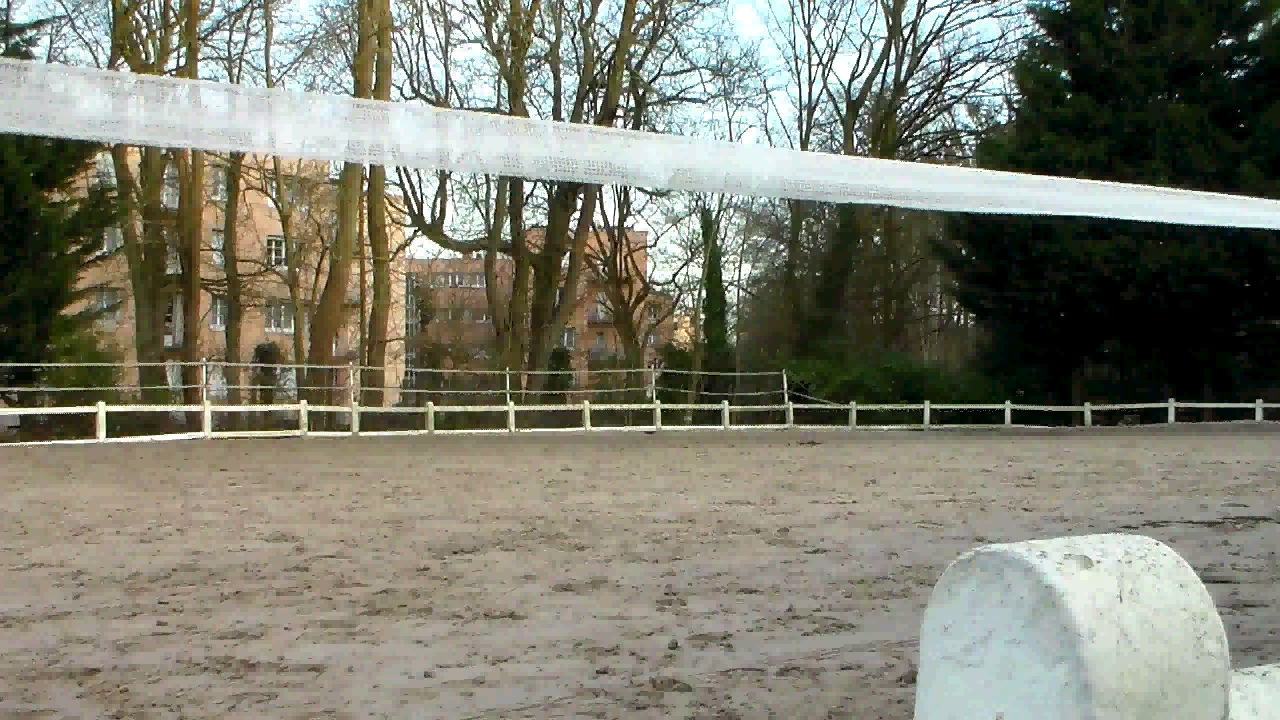
#> input picture frame 12 of video/base9.avi, 1280 x 720 px
$ python processings.py   (Python 2 division)   (older library calls are emulated)
#> lines starting #> are read from the running program, lines starting #| are printed output that depends on the picture; after the words box and inside, x2 and y2 are one past the last pixel; in counts of white or black regions, pixels touching at a corner belong together; long printed decimals are rounded
### horseTracking.py
#-*- coding:utf-8 -*-

"""
Ce module a pour but de détecter et tracker le centre de gravité du cheval et du cavalier en mouvement. Le principe utilisé est celui de la soustraction d'images succéssives (les pixels qui ont été modifiés entre deux images fixes successives ont une forte probabilité d'appartenir au cheval en mouvement) . On soustrait ainsi à chaque étape l'image n° [i+nb_image] par l'image n° [i] de la vidéo. Le paramètre nb_image permet ainsi d'augmenter ou de diminuer la distance effectuée par le cheval entre deux images traitées, et donc de détecter le mouvement plus ou moins facilement. (Plus nb_image est grand, plus le cheval s'est déplacé et donc plus sa détection est facile. Cependant, si nb_image est trop grand, le mouvement détecté n'est alors plus précis.-

Différents traitements sont ensuite appliqués (filtre Blur, morphologies mathématiques -ouverture et gradient-, seuillage...) pour diminuer le bruit de l'image obtenue précédemment. Des fonctions de la bibliothèque scipy permettent notamment d'isoler la plus grosse composante connexe de l'image et d'en détecter le centre de gravité à chaque instant.
"""

import cv2
import cv2.cv as cv
import numpy as np
import processings as pr
from scipy import ndimage
import math
import time


varBlur=33	    # Intensité de la fonction blur
minThreshold=15     # Valeur min du threshold
maxThreshold=255    # Valeur max du threshold
kerOpen=21          # Intensité de l'ouverture morphologique
kerGradient=6       # Intensité du gradient morphologique

"""Variables globales utilisées pour le tracking"""
"""
varBlur=48	    # Intensité de la fonction blur
minThreshold=21     # Valeur min du threshold
maxThreshold=255    # Valeur max du threshold
kerOpen=33          # Intensité de l'ouverture morphologique
kerGradient=6       # Intensité du gradient morphologique
"""

"""Définition de la classe HorseTracking"""

class HorseTracking(object):

    def __init__(self, video, nb_image, process_ratio):
        """Initialisation de la capture, du stockage des premières images et des premiers traitements"""
#> called with video = 'video/base9.avi', nb_image = 3, process_ratio = 2

        self.process_ratio=process_ratio
        self.nb_image=nb_image

        # Initialisation de la capture vidéo et de la première frame
        self._capture = cv2.VideoCapture(video)
        if self._capture is None:
            raise Exception("Aucune caméra détectée, ou vidéo introuvable")
        self._frame1 = self.get_frame()
#> the loop in get_frame, `for i in range(self.nb_image):` made 3 passes
#| True
#| True
#| True
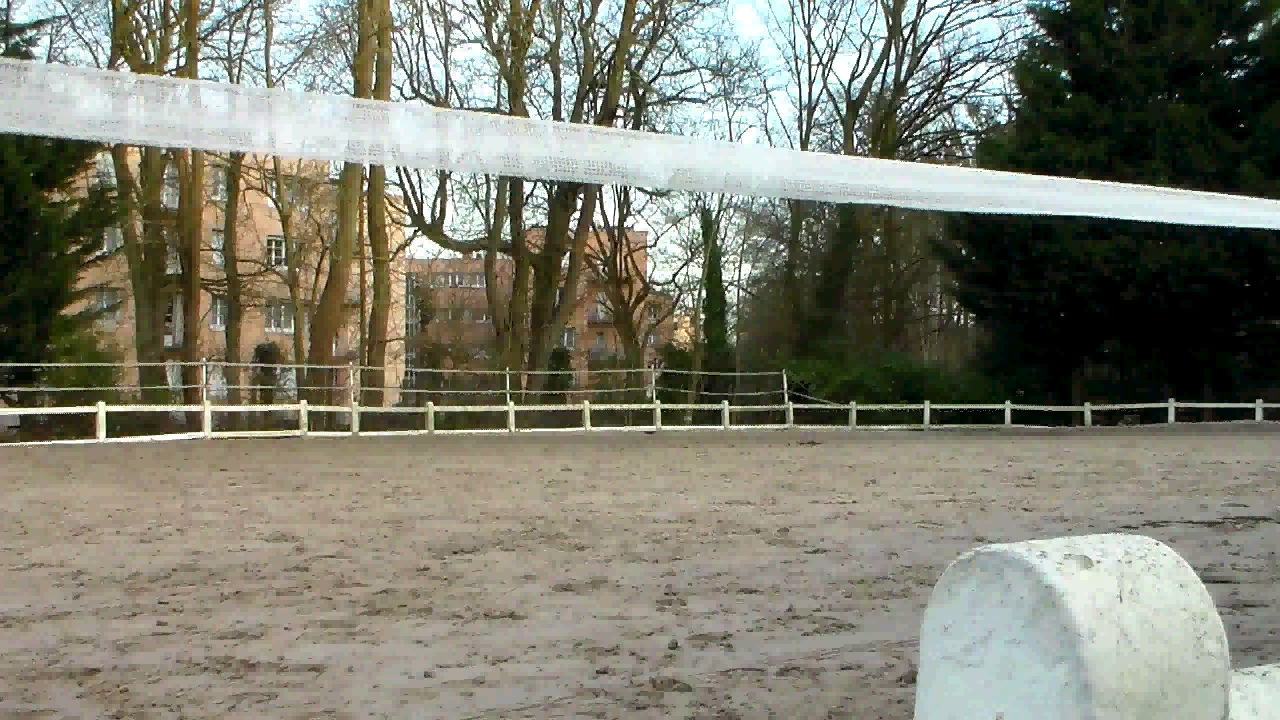
#> input picture frame 12 of video/base9.avi, 1280 x 720 px

        # Initialisation du redimensionnement des images issues de la capture
        self._height = self._frame1.shape[0] / self.process_ratio
        self._width = self._frame1.shape[1] / self.process_ratio
        self._resolution = self._height * self._width

        # Création de l'ensemble des matrices/images utiles pour la suite
        self._last_frame = np.zeros(self._frame1.shape, np.uint8)
        self._frame2_grayscale = np.zeros((self._height, self._width), np.uint8)
        self._frame_resized = np.zeros((self._height, self._width), np.uint8)
        self._diff = np.zeros((self._height, self._width), np.uint8)

        # Redimensionnement et convertissement de la première image de la capture en niveau de gris
        self._frame_resized = cv2.resize(self._frame1, (self._width, self._height))
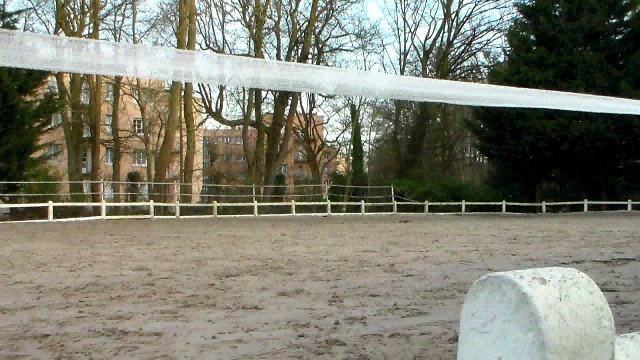
#> self._frame_resized: shape (360, 640, 3); mean B, G, R 112.4, 126.3, 125.9
        self._frame1_grayscale = cv2.cvtColor(self._frame_resized, cv2.COLOR_RGB2GRAY)
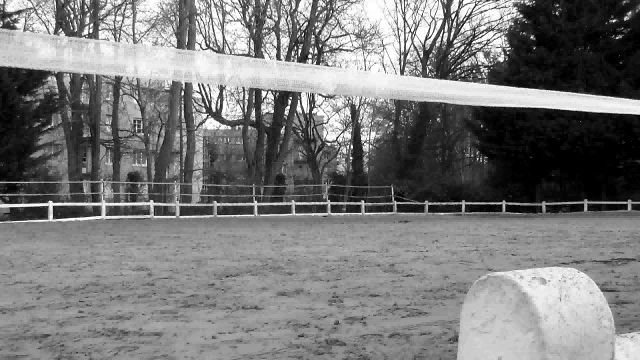
#> self._frame1_grayscale: shape (360, 640); min 0, max 255, mean 122.1


    def get_frame(self):
        """Retourne la dernière frame capturée en prenant en compte le nombre d'image nb_image sautée à chaque appel de la fonction"""

        for i in range(self.nb_image):
            ret, frame = self._capture.read()
            print ret
        return frame


    def run(self):
        """Retourne la dernière frame capturée en prenant en compte le nombre d'image nb_image sautée à chaque appel de la fonction"""

        frame = self.get_frame()
#> the loop in get_frame (call 2), `for i in range(self.nb_image):` made 3 passes
#| True
#| True
#| True

        if frame is None:
            return True

        else:

            # Copie de la frame obtenue par get_frame(),redimensionnement et conversion de celle-ci en niveau de gris
            self._last_frame = np.copy(frame)
            self._frame_resized = cv2.resize(frame, (self._width, self._height))
            self._frame2_grayscale = cv2.cvtColor(self._frame_resized, cv2.COLOR_RGB2GRAY)

            # Différence entre les deux dernières frames, et traitement de celle-ci avec filtre Blur et un threshold
            self._diff = cv2.absdiff(self._frame1_grayscale, self._frame2_grayscale)
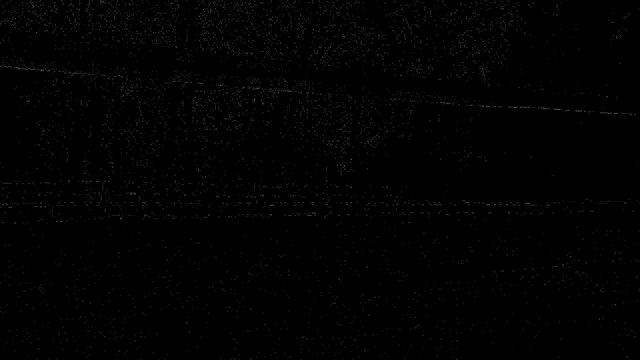
#> self._diff: shape (360, 640); min 0, max 103, mean 1.3
            self._diff = cv2.blur(self._diff, (varBlur,varBlur))
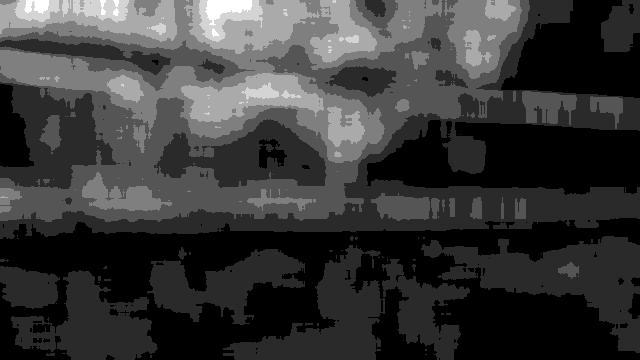
#> self._diff: shape (360, 640); min 0, max 6, mean 1.33; drawn with min black and max white
            _, self._diff = cv2.threshold(self._diff, minThreshold, maxThreshold, cv2.THRESH_BINARY_INV)
#> self._diff: shape (360, 640); every value is 255

            # Stockage de la frame n°2 dans la frame n°1
            self._frame1_grayscale = np.copy(self._frame2_grayscale)

        return False


""" Définition de la fonction main()"""

def main(r,display=False):

    # Initialisation des variables
    cx=0
    cy=0
    liste_cx=[]
    liste_cy=[]
    liste_time=[]
    liste_tailles=[]

    # Initialisation des constantes
    kernelOpen = np.ones((kerOpen,kerOpen),np.uint8)
    kernelGrad = np.ones((kerGradient,kerGradient),np.uint8)
    s=[[1,1,1],[1,1,1],[1,1,1]]
    video=r.video
    nb_image=r.nb_image
    process_ratio=r.process_ratio

    #Création de l'objet HorseTracking, et obtention du fps de la vidéo (frame par seconde = temps entre deux images succéssives)
    capture = HorseTracking(video,nb_image,process_ratio)
    fps = max(1,capture._capture.get(cv2.cv.CV_CAP_PROP_FPS))

    while True:
        debut=time.time()
        if capture.run() ==True:
            break

        # Utilisation de la morphologie mathématique (ouverture et gradient) sur l'image de la différence.
        diffOpened = cv2.morphologyEx(capture._diff, cv2.MORPH_OPEN, kernelOpen)
        diffAfterGradient = cv2.morphologyEx(diffOpened, cv2.MORPH_GRADIENT, kernelGrad)
#> diffAfterGradient: shape (360, 640); every value is 0

        # Utilisation de la bibliothèque Scipy pour déterminer le plus grosse composante connexe.
        lab,nb_objets=ndimage.label(diffAfterGradient,s)
#> lab: shape (360, 640) int32; every value is 0
#> nb_objets = 0
        tailles=ndimage.sum(diffAfterGradient,lab,range(nb_objets+1))
#> tailles = [0]
        masque=tailles<max(tailles)/3   # On écarte toutes les composantes dont l'aire est inférieure à 1/3 de l'aire maximale de l'image précédente.
#> masque = [False]
        trop_petites=masque[lab]
        lab2=lab.copy()
        lab2[trop_petites]=0

        # Calcul du centre de gravité de la plus grosse composante connexe détéctée.
        centroid=ndimage.measurements.center_of_mass(diffAfterGradient,lab2,xrange(1,nb_objets+1))
#> centroid = []
        for i in range(nb_objets):
                if math.isnan(centroid[i][0])==False:
                    cx=centroid[i][1]*capture.process_ratio
                    cy=centroid[i][0]*capture.process_ratio

        # Stockage de toutes les informations utiles dans les listes
        liste_cx.append(cx)
        liste_cy.append(cy)
        liste_tailles.append(max(tailles))

        # Affichage de la vidéo si souhaité.
        if display==True:
            cv2.circle(capture._last_frame,(int(cx),int(cy)),2,(0,0,255),3)

            cv2.imshow('Video de base', capture._last_frame)
            cv2.imshow('Video ant-processing', capture._diff)
            cv2.imshow('Video post-processing', diffAfterGradient)
        fin=time.time()
        temps= fin - debut
        k = cv2.waitKey(int(r.process_ratio*1000/max(fps,1)-temps)) & 0xFF
#> (key Esc is pressed here)
        if k == 27:
            break

    # Desctruction de toutes les fenêtres
    cv2.destroyAllWindows()

    r.x=liste_cx
    r.y=liste_cy
    r.tC=liste_tailles
#> r.tC = [0]
    r.fps=fps
    r.h=capture._frame1.shape[0]
    r.w=capture._frame1.shape[1]


    if display==True:
        print("\n-------------------------")
        print("On est dans horseTracking.py")
        print("cx: ", len(r.x), r.x)
        print("cy: ", len(r.y), r.y)
        print("tailles des composantes: ", len(r.tC), r.tC)
        print("fps: ", r.fps)
        print("h: ", r.h)
        print("w: ", r.w)

    return r


# [6 lines that do not run on import are left out]

### processings.py
#-*- coding:utf-8 -*-

"""
Ce module permet de traiter les données obtenues lors de la partie tracking pour les améliorer et corriger les erreurs. Chaque traitement appliqué à la liste de donnée est documenté au niveau du script de la méthode.
"""

import pylab as p
import numpy as np
import horseTracking as hT
import time


class Resultat(object):
    # [46 lines left out: functions __init__, main, not called in this run]


""" Les différentes méthodes utilisées pour le traitement. """

# [147 lines left out: functions correctionSautImages, correctionPositionInitiale, trajUnidirectionnelle, correctionRegLineaire, correctionPointsImprobables, correctionTracerCourbes and 1 more, not called in this run]


if __name__ == '__main__':
    r = Resultat("video/base9.avi",3)
    r=hT.main(r)
    debut=time.time()
    status = main(r,True)
#> (the run stopped early here; a loop or call above may not have finished)

$ run again, starting later in the video
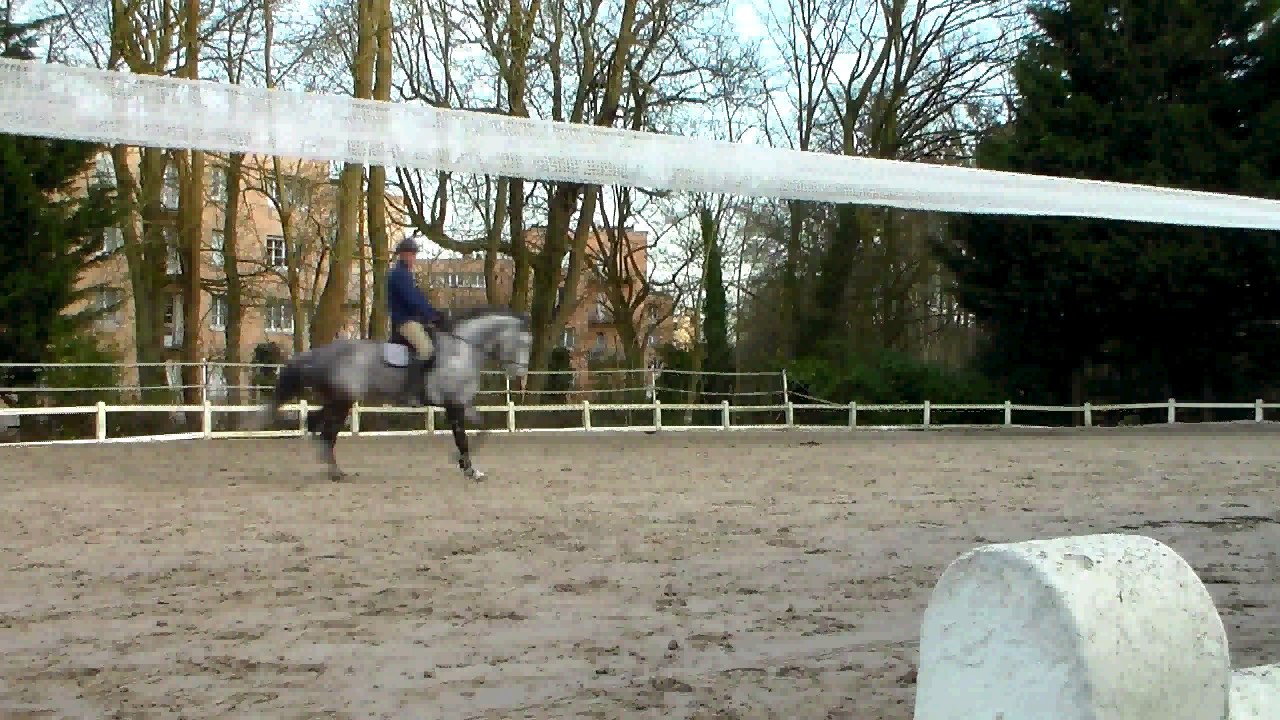
#> input picture frame 54 of video/base9.avi, 1280 x 720 px
#> the loop in get_frame, `for i in range(self.nb_image):` made 3 passes
#| True
#| True
#| True
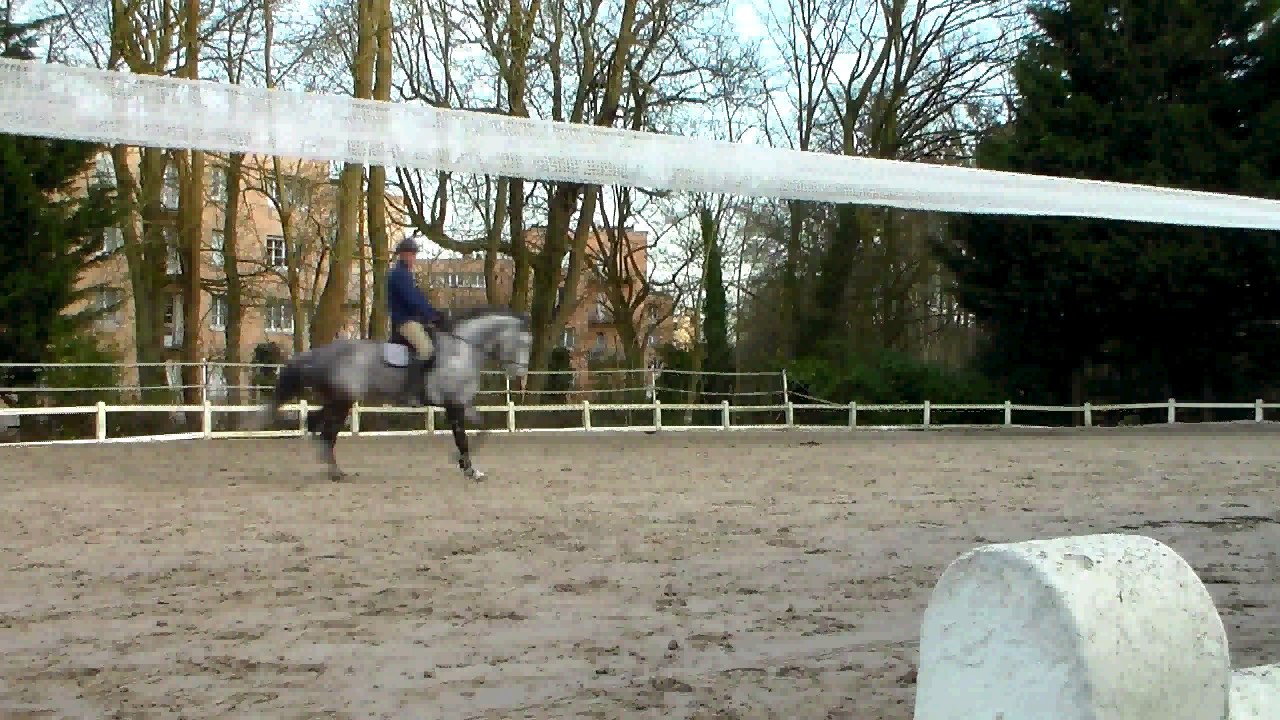
#> input picture frame 54 of video/base9.avi, 1280 x 720 px
#> the loop in get_frame (call 2), `for i in range(self.nb_image):` made 3 passes
#| True
#| True
#| True
#> in run, `_, self._diff = cv2.threshold(self._diff, minThreshold, maxThreshold, ..`:
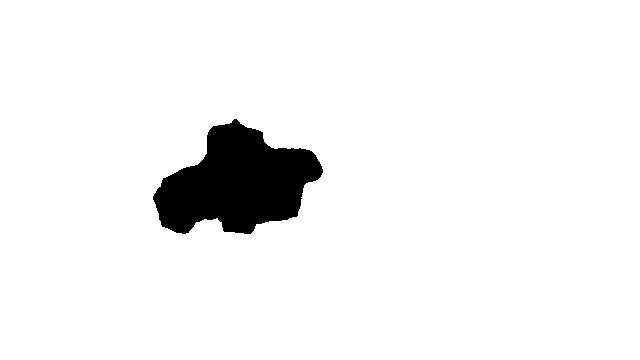
#> self._diff: shape (360, 640); 94.8% white; 1 black region, box (x1, y1, x2, y2) and area: (153, 119, 323, 234) 11899
#> diffOpened: shape (360, 640); 94.8% white; 1 black region, box (x1, y1, x2, y2) and area: (153, 119, 323, 234) 11960
#> in main, `diffAfterGradient = cv2.morphologyEx(diffOpened, cv2.MORPH_GRADIENT, k..`:
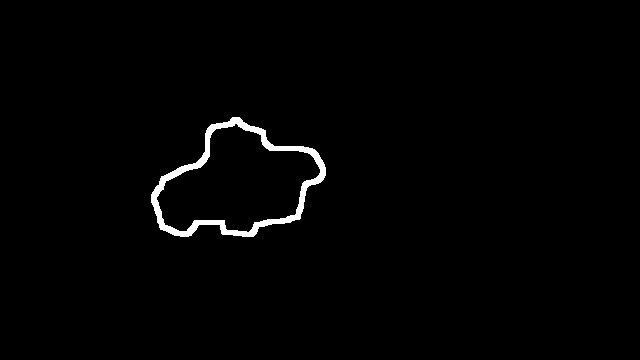
#> diffAfterGradient: shape (360, 640); 1.3% white; 1 white region, box (x1, y1, x2, y2) and area: (151, 117, 326, 237) 2965
#> nb_objets = 1
#> tailles = [0, 756075]
#> masque = [True, False]
#> centroid = [(183.1, 235.9)]
#> the loop in main, `for i in range(nb_objets):` made 1 pass
#> (cx, cy) on pass 1: (471.9, 366.1)
#> in main, `r.x=liste_cx`: r.x = [471.9]
#> in main, `r.y=liste_cy`: r.y = [366.1]
#> r.tC = [756075]
#> in main, `cx=list(r.x)`: cx = [471.9]
#> in main, `cy=list(r.y)`: cy = [366.1]
#> after the loop in correctionPositionInitiale, `while cx[i]==0:`: i = 0
#> cx_deb = 471.9
#> cy_deb = 366.1
#> the loop in correctionPositionInitiale, `for j in range(len(cx)):` made 1 pass
#> after the loop in correctionPositionInitiale, `for j in range(len(cx)):`: cx = [471.9]; cy = [366.1]
#| ('cx :', 1, [471.858])
#| ('cy :', 1, [366.139])
#> after the loop in correctionPointsImprobables, `while (i<=len(cy)-2):`: cx = [471.9]; cy = [366.1]; i = 0
#| ('cx :', 1, [471.858])
#| ('cy :', 1, [366.139])
#> the loop in correctionSautImages, `for el in cx:` made 1 pass
#> after the loop in correctionSautImages, `for el in cx:`: cx1 = [471.9, 471.9, 471.9]
#> the loop in correctionSautImages, `for el in cy:` made 1 pass
#> after the loop in correctionSautImages, `for el in cy:`: cy1 = [366.1, 366.1, 366.1]
#| ('cx :', 3, [471.858, 471.858, 471.858])
#| ('cy :', 3, [366.139, 366.139, 366.139])
#> in main, `cx,cy=correctionSautImages(cx,cy,nb_image,display)`: cx = [471.9, 471.9, 471.9]; cy = [366.1, 366.1, 366.1]
#> the loop in trajUnidirectionnelle, `for i in range(len(cx)-1):` made 2 passes
#> after the loop in trajUnidirectionnelle, `for i in range(len(cx)-1):`: cx = [471.9, 471.9, 471.9]
#| ('cx :', 3, [471.858, 471.858, 471.858])
#| ('cy :', 3, [366.139, 366.139, 366.139])
#> the loop in correctionRegLineaire, `while i<len(cx)-1:` made 1 pass
#| ('cx :', 3, [471.858, 471.858, 471.858])
#| ('cy :', 3, [366.139, 366.139, 366.139])
#> the loop in correctionTracerCourbes, `for el in cy:` made 3 passes
#> after the loop in correctionTracerCourbes, `for el in cy:`: cy_new = [353.9, 353.9, 353.9]
#| ('cx :', 3, [471.858, 471.858, 471.858])
#| ('cy :', 3, [353.861, 353.861, 353.861])
#> the loop in calculVitesse, `for i in range(1, len(cx)):` made 2 passes
#> after the loop in calculVitesse, `for i in range(1, len(cx)):`: t = [0.04, 0.08]; vx = [0, 0]
#| ('vx :', 2, [0.0, 0.0])
#| ('vy :', 2, [0.0, 0.0])
#| ('t :', 2, [0.04, 0.08])
#> r.t = [0.04, 0.08]
#> in main, `r.x=list(cx)`: r.x = [471.9, 471.9, 471.9]
#> in main, `r.y=list(cy)`: r.y = [353.9, 353.9, 353.9]
